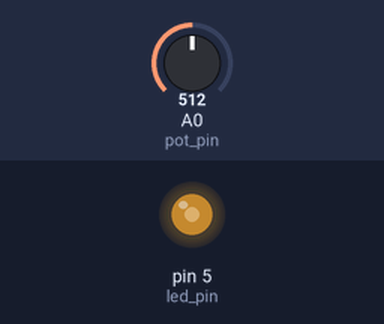
A sketch run on a simulated Arduino Uno, built with avr-gcc and run on an emulated ATmega328P. Shown: output pins drawn as LEDs (lit = HIGH). Inputs (shaded band) come from the test bench; at power-on: A0 (pot_pin) = 512.

Above: at 1.2 s.
1.3 s: A0 (pot_pin) set to 716
At 1.7 s:
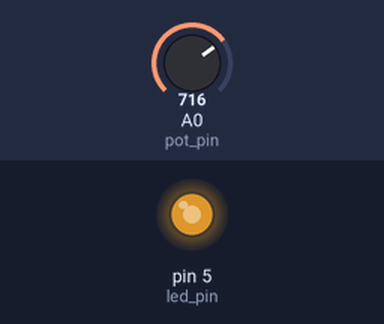
2.8 s: A0 (pot_pin) set to 900
At 4.0 s:
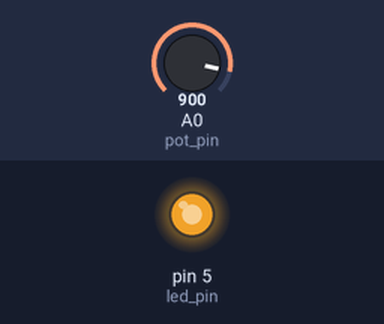
4.3 s: A0 (pot_pin) set to 122
At 5.2 s:
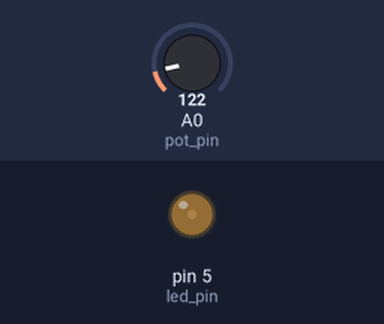
5.8 s: A0 (pot_pin) set to 0
At 6.3 s:
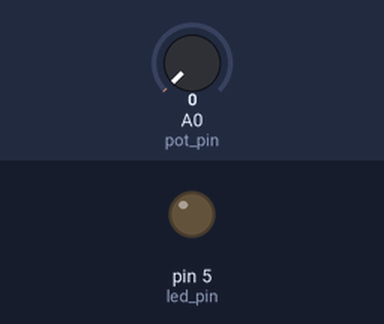
7.3 s: A0 (pot_pin) set to 511
At 8.7 s:
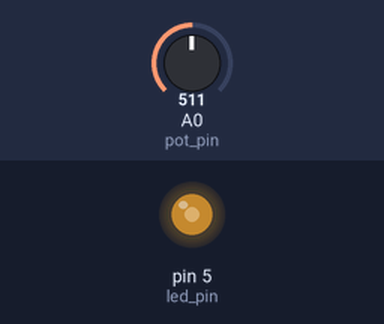
Timing chart, 0 to 9.8 s (numbered marks = the images above; inputs shaded):
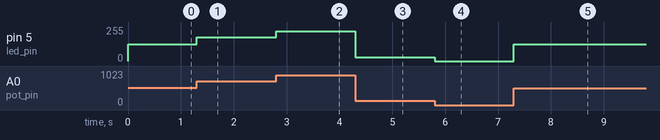

The sketch:

1_led_dimmer.ino
```cpp
/*
 * 1_led_dimmer.ino
 *
 * this is a simple Arduino program to read from a potentiometer and use
 * that reading to dim an led using pwm
 *
 * this program uses pin A0 for the analog sensor and pin 5 for the led
 *
 * author: alex shenfield
 * date:   01-09-2022
 */

// INITIAL VARIABLES

// the pot is connected to A0 and the led is connected to pin 5
const int pot_pin = A0;
const int led_pin = 5;

// CODE

// this method runs once (when the sketch starts)
void setup()
{
  // sets the digital pin as output
  pinMode(led_pin, OUTPUT);
}

// this methods loops continuously
void loop()
{
  // read the potentiometer (varies between 0-1023)
  int pot_value = analogRead(pot_pin);

  // remap the potentiometer value to between 0 and 255 (as that is
  // what the pwm signal needs) and send the pwm signal to the led
  int pwm_value = map(pot_value, 0, 1023, 0, 255);
  analogWrite(led_pin, pwm_value);
}
```

Measured:
- after the input at 1.3 s, pin 5 (led_pin): 127/255 → 178/255 at once
- after the input at 2.8 s, pin 5 (led_pin): 178/255 → 224/255 at once
- after the input at 4.3 s, pin 5 (led_pin): 224/255 → 30/255 at once
- after the input at 5.8 s, pin 5 (led_pin): 30/255 → 0/255 at once
- after the input at 7.3 s, pin 5 (led_pin): 0/255 → 127/255 at once
